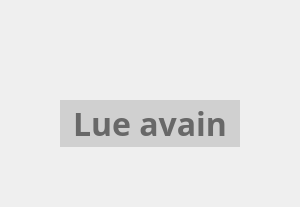
      <widget class="QWidget" name="returnPage">
       <layout class="QGridLayout" name="gridLayout_6">
        <item row="1" column="1">
         <widget class="QFrame" name="returnCarFrame">
          <property name="sizePolicy">
           <sizepolicy hsizetype="Minimum" vsizetype="Minimum">
            <horstretch>0</horstretch>
            <verstretch>0</verstretch>
           </sizepolicy>
          </property>
          <property name="maximumSize">
           <size>
            <width>300</width>
            <height>300</height>
           </size>
          </property>
          <property name="frameShape">
           <enum>QFrame::Shape::NoFrame</enum>
          </property>
          <property name="frameShadow">
           <enum>QFrame::Shadow::Plain</enum>
          </property>
          <layout class="QGridLayout" name="gridLayout">
           <property name="rightMargin">
            <number>9</number>
           </property>
           <item row="0" column="0">
            <widget class="QLabel" name="keyPictureReturnLabel">
             <property name="enabled">
              <bool>true</bool>
             </property>
             <property name="maximumSize">
              <size>
               <width>210</width>
               <height>210</height>
              </size>
             </property>
             <property name="text">
              <string/>
             </property>
             <property name="pixmap">
              <pixmap resource="userUiRescources.qrc">:/pictures/uiPictures/keys.png</pixmap>
             </property>
             <property name="scaledContents">
              <bool>true</bool>
             </property>
            </widget>
           </item>
           <item row="2" column="0">
            <widget class="QLineEdit" name="keyReturnBarcodeLineEdit">
             <property name="enabled">
              <bool>true</bool>
             </property>
             <property name="sizePolicy">
              <sizepolicy hsizetype="Expanding" vsizetype="Preferred">
               <horstretch>0</horstretch>
               <verstretch>0</verstretch>
              </sizepolicy>
             </property>
             <property name="maximumSize">
              <size>
               <width>180</width>
               <height>50</height>
              </size>
             </property>
             <property name="font">
              <font>
               <family>Trebuchet MS</family>
               <pointsize>24</pointsize>
               <bold>true</bold>
              </font>
             </property>
             <property name="styleSheet">
              <string notr="true">background-color: rgb(208, 208, 208);</string>
             </property>
             <property name="text">
              <string/>
             </property>
             <property name="frame">
              <bool>false</bool>
             </property>
             <property name="alignment">
              <set>Qt::AlignmentFlag::AlignCenter</set>
             </property>
             <property name="placeholderText">
              <string>Lue avain</string>
             </property>
             <property name="clearButtonEnabled">
              <bool>true</bool>
             </property>
            </widget>
           </item>
           <item row="1" column="0">
            <widget class="QLabel" name="registerPlateBGReturnLabel">
             <property name="maximumSize">
              <size>
               <width>180</width>
               <height>50</height>
              </size>
             </property>
             <property name="text">
              <string/>
             </property>
             <property name="pixmap">
              <pixmap resource="userUiRescources.qrc">:/pictures/uiPictures/plateBGPicture.png</pixmap>
             </property>
             <property name="scaledContents">
              <bool>true</bool>
             </property>
            </widget>
           </item>
          </layout>
         </widget>
        </item>
        <item row="0" column="1">
         <spacer name="verticalSpacer">
          <property name="orientation">
           <enum>Qt::Orientation::Vertical</enum>
          </property>
          <property name="sizeHint" stdset="0">
           <size>
            <width>0</width>
            <height>40</height>
           </size>
          </property>
         </spacer>
        </item>
        <item row="1" column="0">
         <spacer name="horizontalSpacer_5">
          <property name="orientation">
           <enum>Qt::Orientation::Horizontal</enum>
          </property>
          <property name="sizeHint" stdset="0">
           <size>
            <width>40</width>
            <height>0</height>
           </size>
          </property>
         </spacer>
        </item>
        <item row="1" column="2">
         <spacer name="horizontalSpacer_6">
          <property name="orientation">
           <enum>Qt::Orientation::Horizontal</enum>
          </property>
          <property name="sizeHint" stdset="0">
           <size>
            <width>40</width>
            <height>0</height>
           </size>
          </property>
         </spacer>
        </item>
        <item row="2" column="1">
         <spacer name="verticalSpacer_2">
          <property name="orientation">
           <enum>Qt::Orientation::Vertical</enum>
          </property>
          <property name="sizeHint" stdset="0">
           <size>
            <width>0</width>
            <height>40</height>
           </size>
          </property>
         </spacer>
        </item>
       </layout>
      </widget>
